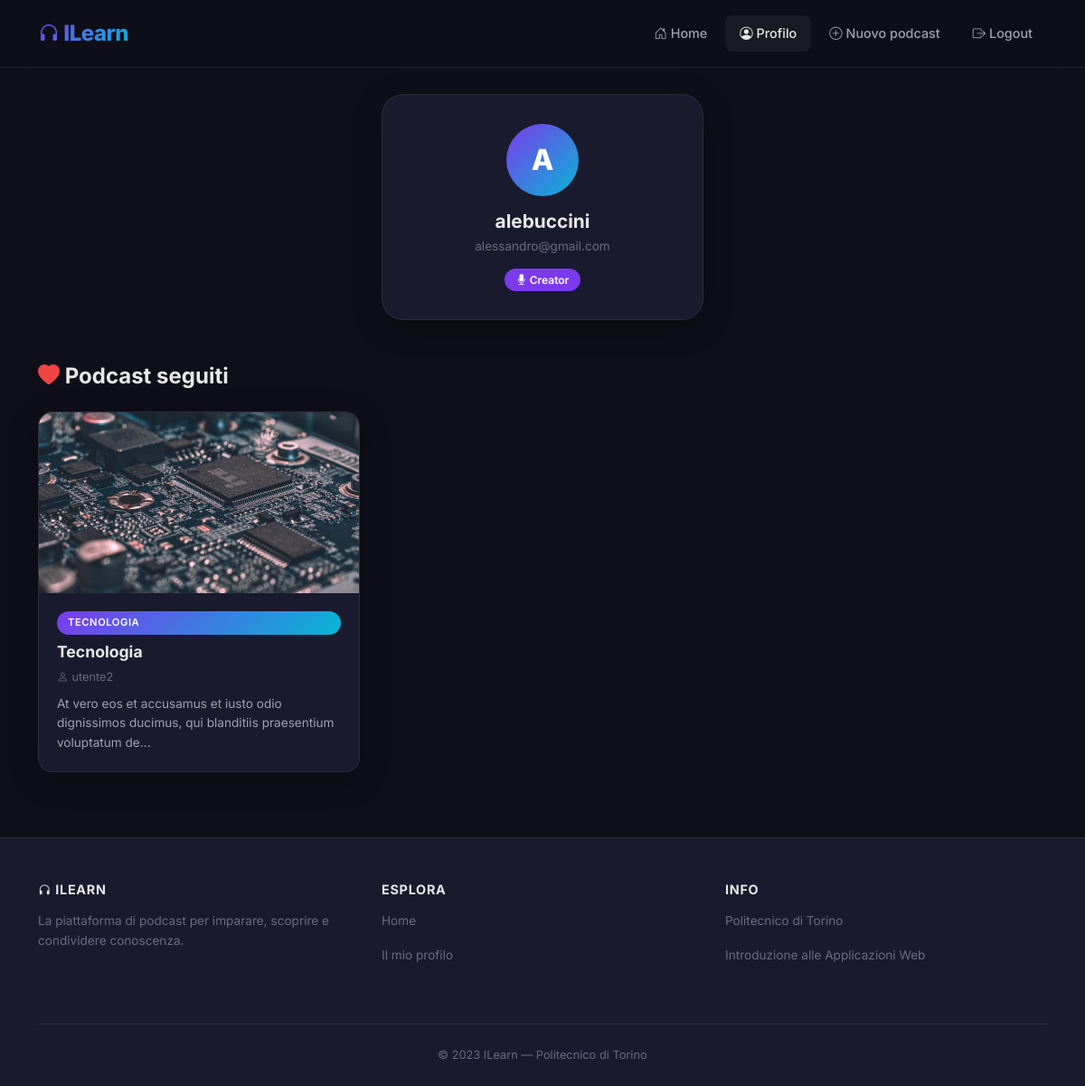
/profilo/5 (signed in), run on an earlier commit of the app's database.
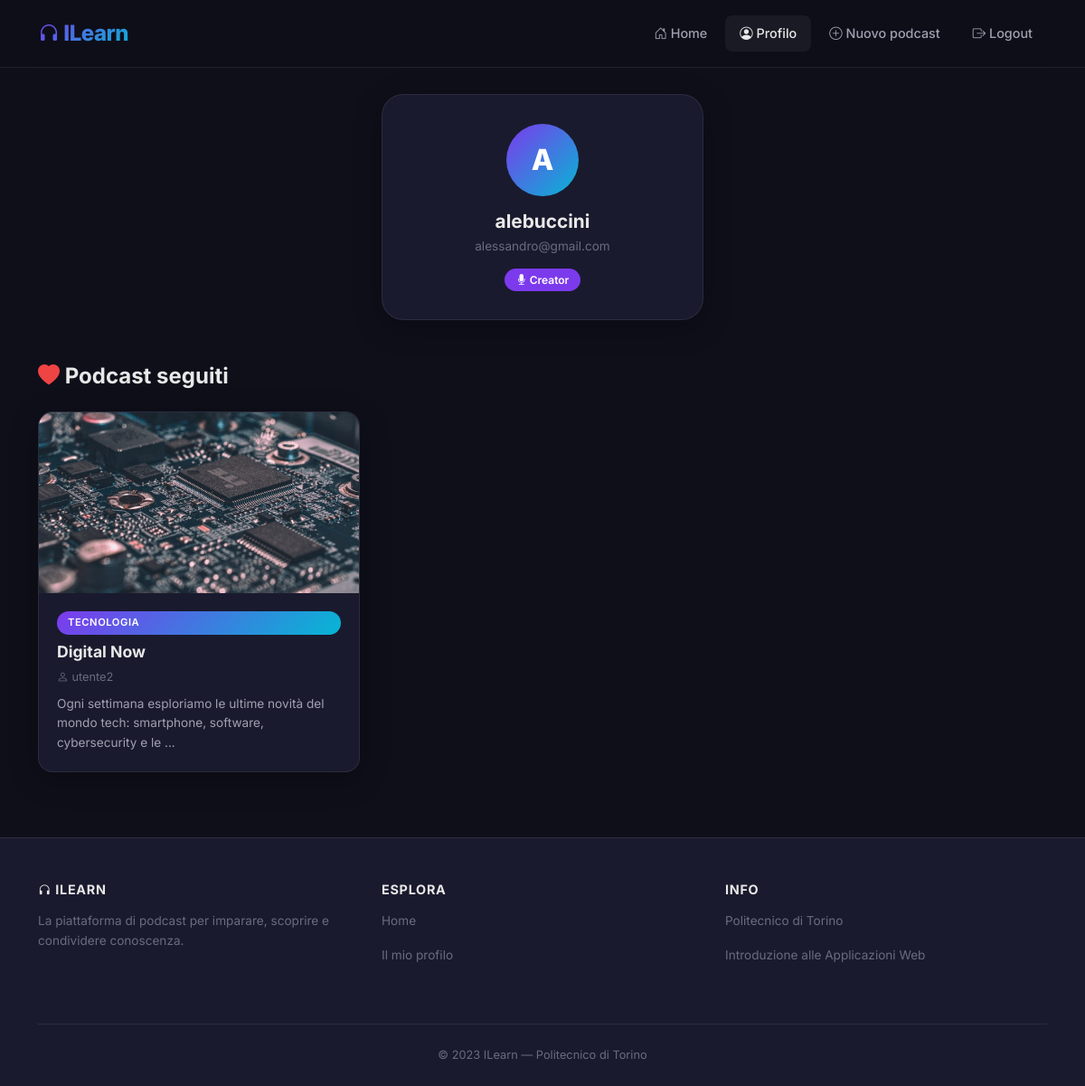
And on a later commit of the database.
### tables this page shows
CREATE TABLE "FOLLOW" (
	"podcast_id"	INTEGER NOT NULL,
	"utente_id"	INTEGER NOT NULL,
	FOREIGN KEY("podcast_id") REFERENCES "PODCAST"("podcast_id") ON DELETE CASCADE,
	FOREIGN KEY("utente_id") REFERENCES "UTENTI"("ID") ON DELETE CASCADE
);

CREATE TABLE "PODCAST" (
	"podcast_id"	INTEGER NOT NULL,
	"Titolo"	TEXT NOT NULL,
	"Descrizione"	TEXT NOT NULL,
	"Categoria"	TEXT NOT NULL,
	"utente_id"	INTEGER NOT NULL,
	"Estensione"	TEXT NOT NULL,
	PRIMARY KEY("podcast_id" AUTOINCREMENT),
	FOREIGN KEY("utente_id") REFERENCES "UTENTI"("ID") ON DELETE CASCADE
);

CREATE TABLE "UTENTI" (
	"ID"	INTEGER NOT NULL,
	"Email"	TEXT NOT NULL,
	"Username"	TEXT NOT NULL,
	"Password"	TEXT NOT NULL,
	"Tipo"	INTEGER NOT NULL,
	PRIMARY KEY("ID" AUTOINCREMENT)
);

### app.py (the view)
@app.route('/profilo/<int:user_id>')
@login_required
def profilo(user_id):
    podcast_seguiti = db_interaction.get_podcast_seguiti(user_id)
    id_podcast_seguiti = db_interaction.get_id_podcast_seguiti(user_id)
    user = db_interaction.get_user_by_id(user_id)
    isactive = True
    return render_template('profilo.html', podcast_seguiti=podcast_seguiti, user=user, isactive=isactive, id_podcast_seguiti=id_podcast_seguiti)

### app.py (called while the page is built)
@login_manager.user_loader
def load_user(user_id):
    db_user = db_interaction.get_user_with_password_by_id(user_id)
    user = User(id=db_user['ID'], email=db_user['Email'], password=db_user['Password'], type=db_user['Tipo'], username=db_user['Username'])
    return user

### db_interaction.py (called while the page is built)
def get_user_with_password_by_id(id):
    conn = sqlite3.connect('db/podcast.db')
    conn.row_factory = sqlite3.Row
    cursor = conn.cursor()
    sql = 'SELECT * FROM UTENTI WHERE ID = ?'
    cursor.execute(sql, (id,))
    user = cursor.fetchone()
    cursor.close()
    conn.close()
    return user

def get_user_by_id(id):
    conn = sqlite3.connect('db/podcast.db')
    conn.row_factory = sqlite3.Row
    cursor = conn.cursor()
    sql = 'SELECT ID, Email, Username, Tipo FROM UTENTI WHERE ID = ?'
    cursor.execute(sql, (id,))
    user = cursor.fetchone()
    cursor.close()
    conn.close()
    return user

### templates/profilo.html (shortened to what this page needs)
{% extends "base.html" %}
{% block profilo_active %}active{% endblock %}
{% block content %}
<div class="py-4">
    <div class="row justify-content-center mb-5">
        <div class="col-md-5 col-lg-4" data-aos="fade-up">
            <div class="profile-card">
                <div class="profile-avatar">{{ user.Username[0]|upper }}</div>
                <h4 class="profile-username">{{ user.Username }}</h4>
                <p class="profile-email">{{ user.Email }}</p>
                {% if user.Tipo == 1 %}
                <span class="badge-creator"><i class="bi bi-mic-fill"></i> Creator</span>
                {% else %}
                <span class="badge-listener"><i class="bi bi-headphones"></i> Ascoltatore</span>
                {% endif %}
            </div>
        </div>
    </div>
    <h5 class="section-heading" data-aos="fade-up"><i class="bi bi-heart-fill" style="color: #ef4444;"></i> Podcast seguiti</h5>
    {% if podcast_seguiti %}
    <div class="row row-cols-1 row-cols-md-2 row-cols-lg-3 g-4 pb-5">
        {% for podcast in podcast_seguiti %}
        <div class="col" data-aos="fade-up" data-aos-delay="{{ loop.index0 * 100 }}">
            <article class="glass-card">
                <div class="card-img-wrapper">
                    <a href="{{ url_for('podcast', podcast_id=podcast.podcast_id) }}">
                        <img class="card-img-top"
                             src="{{ url_for('static', filename='podcast' + podcast.podcast_id|string + podcast.Estensione) }}"
                             alt="Immagine del podcast {{ podcast.Titolo }}">
                    </a>
                </div>
                <div class="card-body">
                    <span class="badge-category mb-2">{{ podcast.categoria }}</span>
                    <h5 class="card-title">
                        <a href="{{ url_for('podcast', podcast_id=podcast.podcast_id) }}">{{ podcast.Titolo }}</a>
                    </h5>
                    <p class="card-author"><i class="bi bi-person"></i> {{ podcast.username }}</p>
                    <p class="card-text">{{ podcast.Descrizione[:100] }}{% if podcast.Descrizione|length > 100 %}...{% endif %}</p>
                </div>
            </article>
        </div>
        {% endfor %}
    </div>
    {% else %}
    <div class="text-center py-4" data-aos="fade-up">
        <p style="color: var(--text-muted);">Non stai seguendo nessun podcast.</p>
        <a href="{{ url_for('home') }}" class="btn btn-gradient mt-2"><i class="bi bi-compass"></i> Esplora podcast</a>
    </div>
    {% endif %}
</div>
{% endblock %}

What changed in the data, as far as the page shows it:
changed through a linked row, FOLLOW "utente2": Titolo "Tecnologia" → "Digital Now"; Descrizione "At vero eos et accusamus et iusto odio dignissimos ducimus, qui blanditiis praesentium voluptatum de" → "Ogni settimana esploriamo le ultime novità del mondo tech: smartphone, software, cybersecurity e le"
